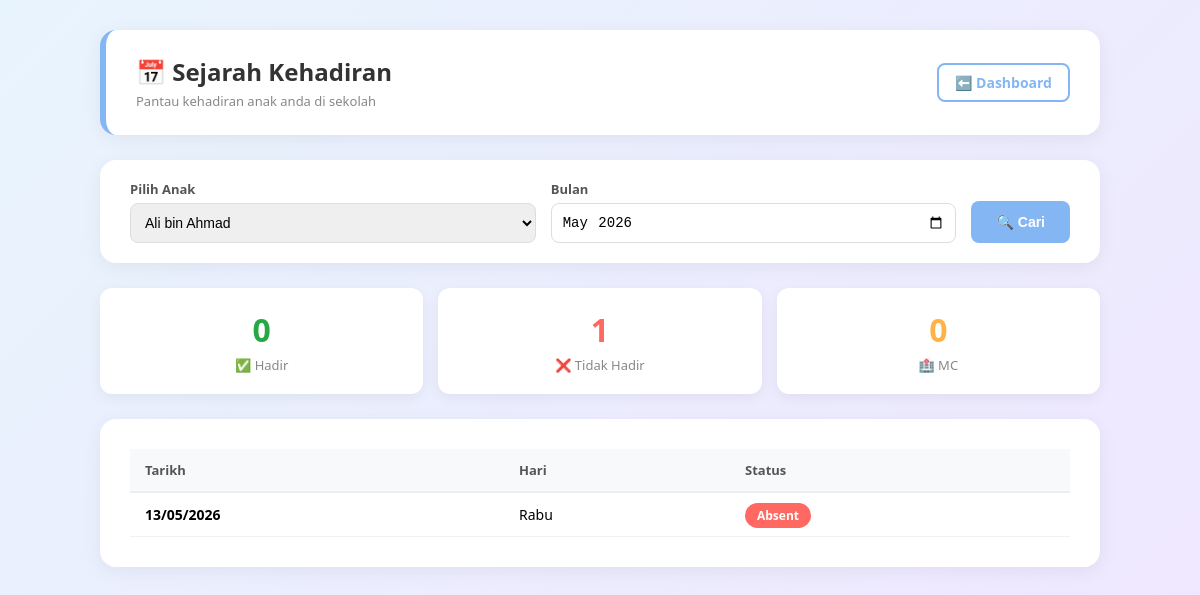
Screenshot of /sejarah_kehadiran.php?child_id=1 (signed in) with the database file from the repository.
### tables this page shows
CREATE TABLE `attendance` (
  `id` INT(11) NOT NULL AUTO_INCREMENT,
  `student_id` INT(11) NOT NULL,
  `date` DATE NOT NULL,
  `status` ENUM('Present','Absent','MC') NOT NULL,
  `mc_file_path` VARCHAR(255) DEFAULT NULL,
  PRIMARY KEY (`id`),
  KEY `student_id` (`student_id`),
  CONSTRAINT `attendance_ibfk_1` FOREIGN KEY (`student_id`) REFERENCES `students` (`id`) ON DELETE CASCADE
);

### sejarah_kehadiran.php (the view, shortened to what this page needs)
<?php
require 'db.php';
$user_id = (int)$_SESSION['user_id'];
$sql_parent = "SELECT id FROM parents WHERE user_id = $user_id LIMIT 1";
$res_parent = $conn->query($sql_parent);
$parent = $res_parent->fetch_assoc();
$parent_id = (int)$parent['id'];
$sql_children = "SELECT id, full_name FROM students WHERE parent_id = $parent_id AND status = 'Active' ORDER BY full_name";
$children = $conn->query($sql_children);
$selected_child = isset($_GET['child_id']) ? (int)$_GET['child_id'] : 0;
$selected_month = isset($_GET['month']) ? $conn->real_escape_string($_GET['month']) : date('Y-m');
$attendance_data = array();
$stats = array('Present' => 0, 'Absent' => 0, 'MC' => 0);
if ($selected_child > 0) {
    $sql_att = "SELECT a.date, a.status, a.mc_file_path
                FROM attendance a
                WHERE a.student_id = $selected_child
                AND DATE_FORMAT(a.date, '%Y-%m') = '$selected_month'
                ORDER BY a.date DESC";
    $res_att = $conn->query($sql_att);
    if ($res_att) {
        while ($row = $res_att->fetch_assoc()) {
            $attendance_data[] = $row;
            $stats[$row['status']]++;
        }
    }
}
?>
<!DOCTYPE html>
<html lang="ms">
<head>
</head>
<body>
    <div class="container">
        <div class="page-header">
            <div>
                <h2>📅 Sejarah Kehadiran</h2>
                <div class="subtitle">Pantau kehadiran anak anda di sekolah</div>
            </div>
            <a href="home.php" class="btn-back">⬅️ Dashboard</a>
        </div>
        <form method="GET" class="filter-bar">
            <div class="filter-group">
                <label>Pilih Anak</label>
                <select name="child_id" required>
                    <?php
                    if ($children) {
                        while ($c = $children->fetch_assoc()):
                    ?>
                        <option value="<?php echo $c['id']; ?>" <?php echo ($selected_child == $c['id']) ? 'selected' : ''; ?>>
                            <?php echo htmlspecialchars($c['full_name']); ?>
                        </option>
                    <?php
                        endwhile;
                    }
                    ?>
                </select>
            </div>
            <div class="filter-group">
                <label>Bulan</label>
                <input type="month" name="month" value="<?php echo htmlspecialchars($selected_month); ?>">
            </div>
            <button type="submit" class="btn-filter">🔍 Cari</button>
        </form>
        <?php if ($selected_child > 0): ?>
            <div class="stats-row">
                <div class="stat-card stat-present">
                    <div class="stat-number"><?php echo $stats['Present']; ?></div>
                    <div class="stat-label">✅ Hadir</div>
                </div>
                <div class="stat-card stat-absent">
                    <div class="stat-number"><?php echo $stats['Absent']; ?></div>
                    <div class="stat-label">❌ Tidak Hadir</div>
                </div>
                <div class="stat-card stat-mc">
                    <div class="stat-number"><?php echo $stats['MC']; ?></div>
                    <div class="stat-label">🏥 MC</div>
                </div>
            </div>
            <div class="card">
                <table>
                    <thead>
                        <tr>
                            <th>Tarikh</th>
                            <th>Hari</th>
                            <th>Status</th>
                        </tr>
                    </thead>
                    <tbody>
                        <?php if (count($attendance_data) > 0): ?>
                            <?php for ($i = 0; $i < count($attendance_data); $i++): ?>
                                <?php
                                    $row = $attendance_data[$i];
                                    $badge_class = 'badge-present';
                                    if ($row['status'] == 'Absent') $badge_class = 'badge-absent';
                                    $hari = array('Sunday'=>'Ahad','Monday'=>'Isnin','Tuesday'=>'Selasa','Wednesday'=>'Rabu','Thursday'=>'Khamis','Friday'=>'Jumaat','Saturday'=>'Sabtu');
                                    $day_en = date('l', strtotime($row['date']));
                                    $day_ms = isset($hari[$day_en]) ? $hari[$day_en] : $day_en;
                                ?>
                                <tr>
                                    <td><strong><?php echo date('d/m/Y', strtotime($row['date'])); ?></strong></td>
                                    <td><?php echo $day_ms; ?></td>
                                    <td><span class="badge <?php echo $badge_class; ?>"><?php echo $row['status']; ?></span></td>
                                </tr>
                            <?php endfor; ?>
                        <?php else: ?>
                            <tr><td colspan="3" class="empty-state">Tiada rekod kehadiran untuk bulan ini.</td></tr>
                        <?php endif; ?>
                    </tbody>
                </table>
            </div>
        <?php endif; ?>
    </div>
</body>
</html>

### sejarah_kehadiran.php (style rules this page uses)
* { box-sizing: border-box; margin: 0; padding: 0; }
body { font-family: 'Segoe UI', Tahoma, sans-serif; background: linear-gradient(135deg, #e8f4fd 0%, #f0e6ff 100%); min-height: 100vh; padding: 30px 20px; }
.container { max-width: 1000px; margin: auto; }
.page-header { background: white; border-radius: 16px; padding: 25px 30px; margin-bottom: 25px; box-shadow: 0 4px 20px rgba(0,0,0,0.06); border-left: 6px solid #84b6f4; display: flex; align-items: center; justify-content: space-between; }
.page-header h2 { color: #333; }
.page-header .subtitle { color: #888; font-size: 13px; margin-top: 4px; }
.btn-back { text-decoration: none; color: #84b6f4; font-weight: bold; font-size: 14px; padding: 8px 16px; border-radius: 8px; border: 2px solid #84b6f4; transition: 0.3s; }
.filter-bar { background: white; border-radius: 16px; padding: 20px 30px; margin-bottom: 25px; box-shadow: 0 4px 20px rgba(0,0,0,0.06); display: flex; gap: 15px; align-items: end; flex-wrap: wrap; }
.filter-group { flex: 1; min-width: 200px; }
.filter-group label { display: block; font-weight: bold; color: #555; font-size: 13px; margin-bottom: 5px; }
.filter-group select, .filter-group input { width: 100%; padding: 10px; border: 1px solid #ddd; border-radius: 8px; font-size: 14px; }
.btn-filter { background: #84b6f4; color: white; border: none; padding: 10px 25px; border-radius: 8px; cursor: pointer; font-weight: bold; font-size: 14px; height: 42px; }
.stats-row { display: grid; grid-template-columns: repeat(3, 1fr); gap: 15px; margin-bottom: 25px; }
.stat-card { background: white; border-radius: 12px; padding: 20px; text-align: center; box-shadow: 0 4px 15px rgba(0,0,0,0.06); }
.stat-number { font-size: 32px; font-weight: bold; }
.stat-label { font-size: 13px; color: #888; margin-top: 5px; }
.stat-present .stat-number { color: #28a745; }
.stat-absent .stat-number { color: #ff6961; }
.stat-mc .stat-number { color: #ffb347; }
.card { background: white; border-radius: 16px; padding: 30px; box-shadow: 0 4px 20px rgba(0,0,0,0.06); }
table { width: 100%; border-collapse: collapse; }
th { background: #f8f9fa; padding: 12px 15px; text-align: left; font-size: 13px; color: #555; border-bottom: 2px solid #eee; }
td { padding: 12px 15px; border-bottom: 1px solid #f0f0f0; font-size: 14px; }
.badge { padding: 4px 12px; border-radius: 20px; font-size: 12px; font-weight: bold; color: white; }
.badge-absent { background: #ff6961; }

### rows the page displays
attendance: date "13/05/2026", date "Rabu", status "Absent"

### other values shown
$stats['Present'] "0"
$stats['Absent'] "1"
$stats['MC'] "0"
form field child_id "Ali bin Ahmad"
